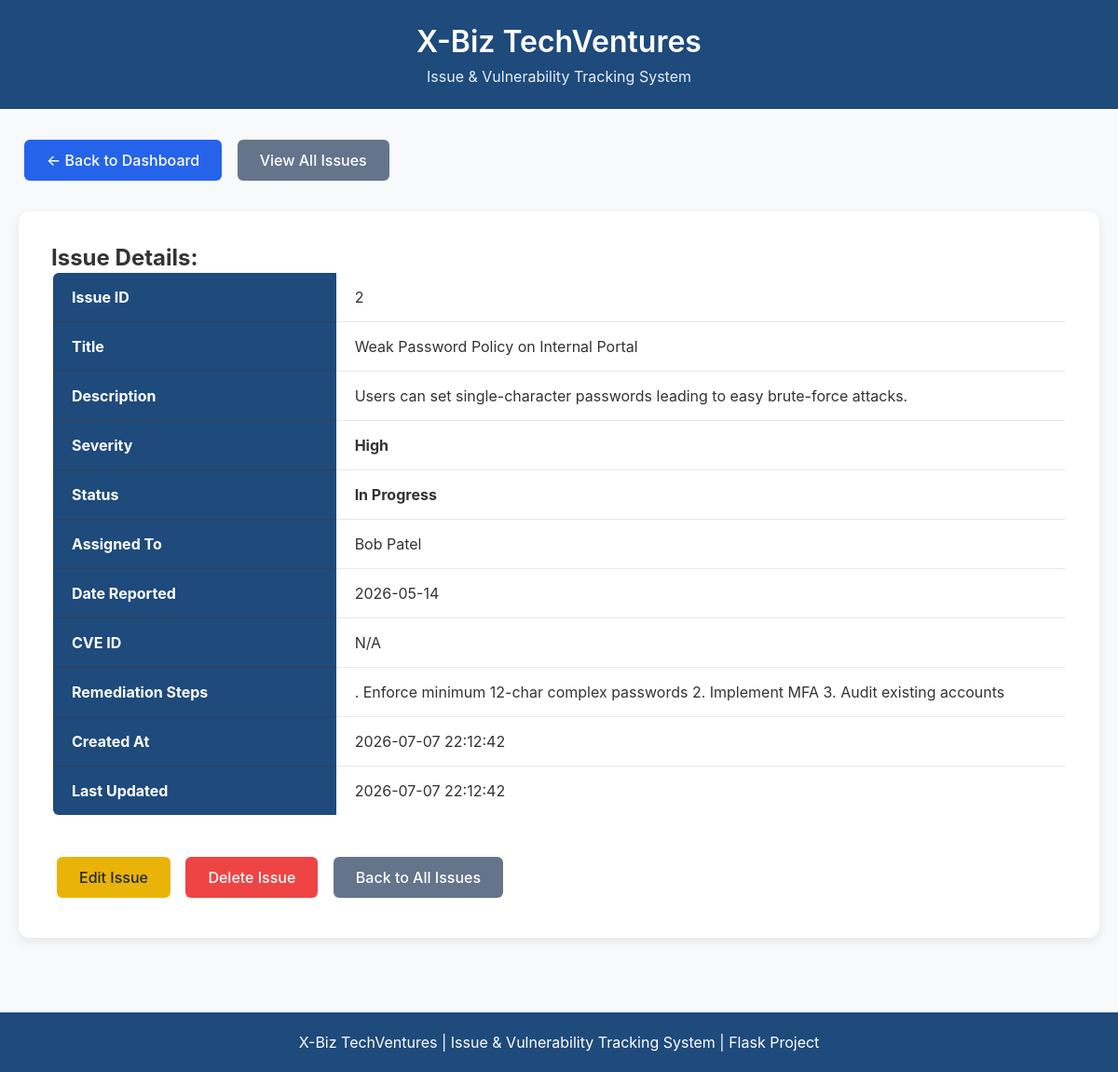
Page /view_issue/2 on the committed database.
### tables this page shows
CREATE TABLE issues(
            id INTEGER PRIMARY KEY AUTOINCREMENT,
            title TEXT NOT NULL,
            description TEXT NOT NULL,
            severity TEXT NOT NULL,
            status TEXT NOT NULL,
            assigned_to TEXT,
            date_reported DATE,
            cve TEXT,
            remediation TEXT,
            created_at TIMESTAMP DEFAULT CURRENT_TIMESTAMP,
            last_updated TIMESTAMP DEFAULT CURRENT_TIMESTAMP
        );

### app.py (the view)
@app.route("/view_issue/<int:id>")
def view_issue(id):
    connection = sqlite3.connect("issues.db")
    connection.row_factory = sqlite3.Row
    cursor = connection.cursor()
    cursor.execute("SELECT * FROM issues WHERE id=?", (id,))
    issue = cursor.fetchone()
    connection.close()
    return render_template("view_single_issue.html", issue=issue)   # Pass 'issue'

### templates/view_single_issue.html (shortened to what this page needs)
<!DOCTYPE html>
<html lang="en">
<head>
</head>
<body>
<header>
    <div class="header-content">
        <h1>X-Biz TechVentures</h1>
        <p class="subtitle">Issue &amp; Vulnerability Tracking System</p>
    </div>
</header>
<div class="nav">
    <a href="/" class="btn btn-primary">← Back to Dashboard</a>
    <a href="/issues" class="btn" style="background:#64748b;color:white;">View All Issues</a>
</div>
<div class="container">
    <div class="card">
        <h2>Issue Details:</h2>
        <table class="detail-table">
            <tr><th>Issue ID</th><td>{{ issue.id }}</td></tr>
            <tr><th>Title</th><td>{{ issue.title }}</td></tr>
            <tr><th>Description</th><td>{{ issue.description }}</td></tr>
            <tr><th>Severity</th><td><strong>{{ issue.severity }}</strong></td></tr>
            <tr><th>Status</th><td><strong>{{ issue.status }}</strong></td></tr>
            <tr><th>Assigned To</th><td>{{ issue.assigned_to or 'Not Assigned' }}</td></tr>
            <tr><th>Date Reported</th><td>{{ issue.date_reported or 'N/A' }}</td></tr>
            <tr><th>CVE ID</th><td>{{ issue.cve or 'N/A' }}</td></tr>
            <tr><th>Remediation Steps</th><td>{{ issue.remediation or 'No remediation steps provided.' }}</td></tr>
            <tr><th>Created At</th><td>{{ issue.created_at }}</td></tr>
            <tr><th>Last Updated</th><td>{{ issue.last_updated }}</td></tr>
        </table>
        <div style="margin-top: 35px;">
            <a href="/edit_issue/{{ issue.id }}" class="btn btn-edit">Edit Issue</a>
            <a href="/delete_issue/{{ issue.id }}" class="btn btn-delete"
               onclick="return confirm('Are you sure you want to delete this issue?');">Delete Issue</a>
            <a href="/issues" class="btn" style="background:#64748b;color:white;">Back to All Issues</a>
        </div>
    </div>
</div>
<footer class="footer">
    X-Biz TechVentures | Issue &amp; Vulnerability Tracking System | Flask Project
</footer>
</body>
</html>

### templates/view_single_issue.html (style rules this page uses)
* { margin:0; padding:0; box-sizing:border-box; }
body { font-family:-apple-system,BlinkMacSystemFont,'Segoe UI',Roboto,sans-serif; background:#f8f9fa; color:#333; }
header { background:#1e4a7c; color:white; padding:25px 0; text-align:center; }
.header-content { max-width:1200px; margin:auto; padding:0 20px; }
h1 { font-size:32px; font-weight:600; }
.subtitle { margin-top:8px; opacity:0.9; }
.nav { max-width:1200px; margin:25px auto; padding:0 20px; }
.container { max-width:1200px; margin:0 auto; padding:0 20px; }
.card { background:white; border-radius:12px; box-shadow:0 4px 12px rgba(0,0,0,0.08); padding:35px; }
.detail-table { width:100%; border-collapse: collapse; border: 2px solid #1e2937; overflow: hidden; border-radius: 8px; }
.detail-table th { background:#1e4a7c; color:white; padding:16px 20px; text-align:left; width:28%; border-bottom: 1px solid #334155; }
.detail-table td { padding:16px 20px; border-bottom: 1px solid #e2e8f0; }
.detail-table tr:last-child td { border-bottom: none; }
.btn { padding:12px 24px; border-radius:6px; text-decoration:none; font-weight:500; display:inline-block; margin:8px 6px; }
.btn-primary { background:#2563eb; color:white; }
.btn-edit { background:#eab308; color:#1f2937; }
.btn-delete { background:#ef4444; color:white; }
.footer { margin-top:80px; background:#1e4a7c; color:white; text-align:center; padding:22px; }

### rows in the picture
issues: id "2", title "Weak Password Policy on Internal Portal", description "Users can set single-character passwords leading to easy brute-force attacks.", severity "High", status "In Progress", assigned_to "Bob Patel", date_reported "2026-05-14", cve "N/A", remediation ". Enforce minimum 12-char complex passwords 2. Implement MFA 3. Audit existing accounts", created_at "2026-07-07 22:12:42", last_updated "2026-07-07 22:12:42"
